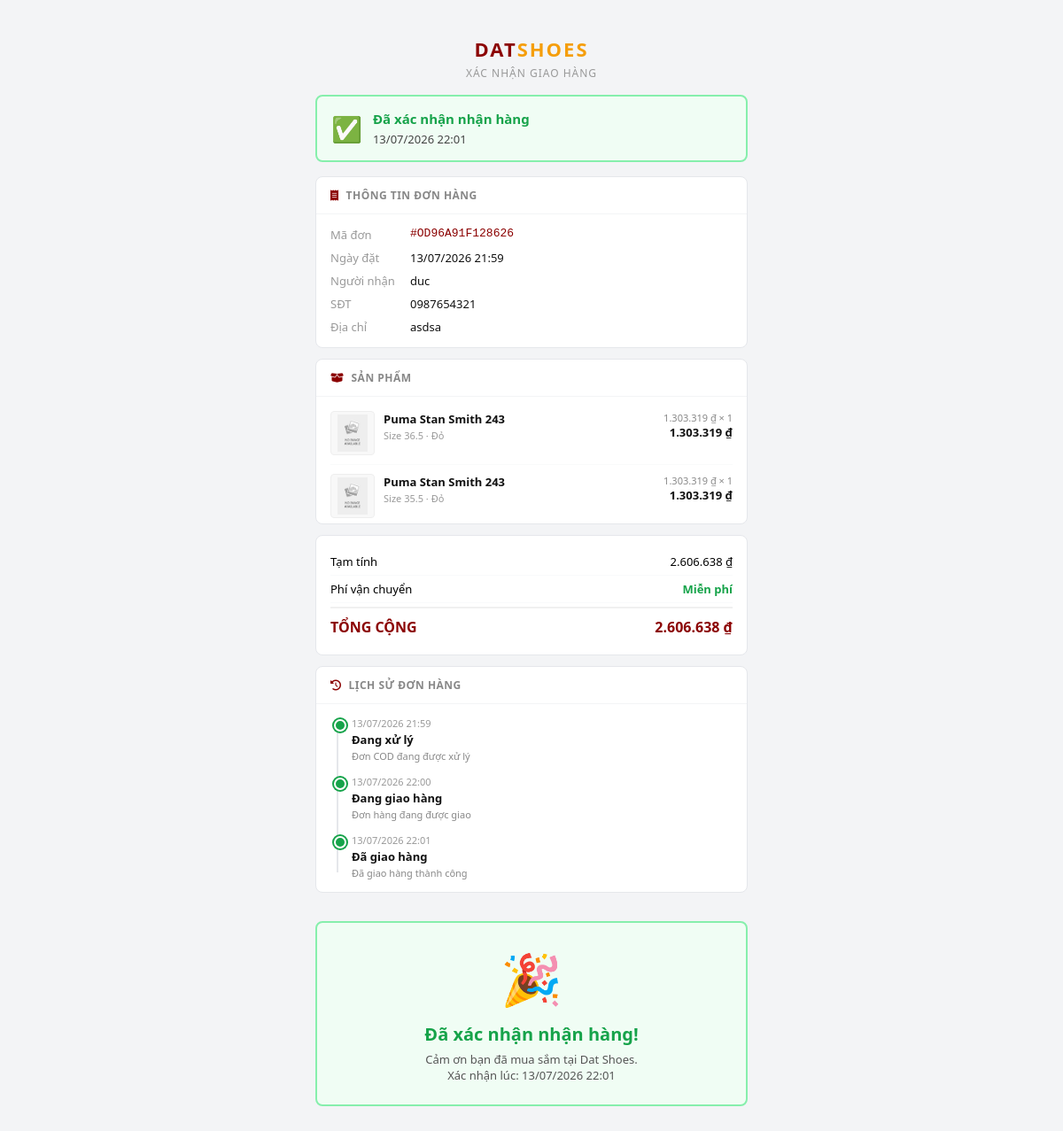
/cart/orders/OD96A91F128626/confirm-delivery/, run on the app's committed database.
### apps/cart/models.py (models this page shows, shortened)
class Order(models.Model):
    class PaymentStatus(models.TextChoices):
        PENDING = 'pending', 'Chờ thanh toán'
        PAID    = 'paid',    'Đã thanh toán'
        FAILED  = 'failed',  'Thanh toán thất bại'
    class OrderStatus(models.TextChoices):
        NEW        = 'new',        'Mới tạo'
        PROCESSING = 'processing', 'Đang xử lý'
        SHIPPED    = 'shipped',    'Đang giao hàng'
        DELIVERED  = 'delivered',  'Đã giao hàng'
        CANCELLED  = 'cancelled',  'Đã hủy'
    class Status(models.TextChoices):
        PENDING     = 'pending',     'Chờ thanh toán'
        PAID        = 'paid',        'Đã thanh toán'
        PROCESSING  = 'processing',  'Đang xử lý'
        SHIPPED     = 'shipped',     'Đang giao hàng'
        DELIVERED   = 'delivered',   'Đã giao hàng'
        FAILED      = 'failed',      'Thanh toán thất bại'
        CANCELLED   = 'cancelled',   'Đã hủy'
    class PaymentMethod(models.TextChoices):
        MOMO  = 'momo',  'MoMo'
        SEPAY = 'sepay', 'SePay'
        COD   = 'cod',   'COD'
    user = models.ForeignKey(
        settings.AUTH_USER_MODEL,
        on_delete=models.SET_NULL,
        null=True, blank=True,
        related_name='orders',
    )
    code        = models.CharField(max_length=32, unique=True, blank=True)
    full_name   = models.CharField(max_length=120, blank=True)
    phone       = models.CharField(max_length=20, blank=True)
    email       = models.EmailField(blank=True)
    address     = models.CharField(max_length=255, blank=True)
    note        = models.TextField(blank=True)
    total_amount    = models.DecimalField(max_digits=12, decimal_places=0)
    discount_amount = models.DecimalField(max_digits=12, decimal_places=0, default=0, verbose_name='Số tiền giảm')
    voucher      = models.ForeignKey('Voucher', on_delete=models.SET_NULL, null=True, blank=True, related_name='orders')
    voucher_code = models.CharField(max_length=50, blank=True, verbose_name='Mã voucher (lưu lại)')
    payment_status = models.CharField(
        max_length=20,
        choices=PaymentStatus.choices,
        default=PaymentStatus.PENDING,
        verbose_name='Trạng thái thanh toán',
    )
    order_status = models.CharField(
        max_length=20,
        choices=OrderStatus.choices,
        default=OrderStatus.NEW,
        verbose_name='Trạng thái đơn hàng',
    )
    status = models.CharField(
        max_length=20,
        choices=Status.choices,
        default=Status.PENDING,
        verbose_name='Trạng thái (legacy)',
    )
    payment_method = models.CharField(max_length=20, choices=PaymentMethod.choices, default=PaymentMethod.MOMO)
    delivered_at       = models.DateTimeField(null=True, blank=True, verbose_name='Thời gian nhận hàng')
    delivery_confirmed = models.BooleanField(default=False, verbose_name='Đã xác nhận nhận hàng')
    momo_order_id        = models.CharField(max_length=100, blank=True, unique=True, null=True)
    momo_request_id      = models.CharField(max_length=100, blank=True, unique=True, null=True)
    momo_trans_id        = models.CharField(max_length=100, blank=True, null=True)
    momo_result_code     = models.IntegerField(blank=True, null=True)
    momo_message         = models.CharField(max_length=255, blank=True)
    momo_pay_url         = models.URLField(blank=True)
    momo_response_payload = models.TextField(blank=True)
    sepay_invoice_number = models.CharField(max_length=64, blank=True, verbose_name='SePay invoice number')
    sepay_transaction_id = models.CharField(max_length=100, blank=True, null=True, verbose_name='SePay transaction ID')
    sepay_pay_url        = models.URLField(blank=True, verbose_name='SePay checkout URL')
    sepay_status         = models.CharField(max_length=32, blank=True, verbose_name='SePay order status')
    sepay_ipn_payload    = models.TextField(blank=True, verbose_name='SePay IPN raw payload')
    created_at = models.DateTimeField(auto_now_add=True)
    updated_at = models.DateTimeField(auto_now=True)
    class Meta:
        ordering = ['-created_at']
        verbose_name = 'Đơn hàng'
        verbose_name_plural = 'Đơn hàng'

class OrderItem(models.Model):
    order        = models.ForeignKey(Order, on_delete=models.CASCADE, related_name='items')
    product      = models.ForeignKey('products.Product', on_delete=models.SET_NULL, null=True, blank=True)
    variant      = models.ForeignKey(
        'products.ProductVariant', on_delete=models.SET_NULL,
        null=True, blank=True, verbose_name='Biến thể (size/màu)',
    )
    product_name = models.CharField(max_length=200)
    price        = models.DecimalField(max_digits=12, decimal_places=0)
    quantity     = models.PositiveIntegerField(default=1)
    class Meta:
        verbose_name = 'Chi tiết đơn hàng'
        verbose_name_plural = 'Chi tiết đơn hàng'
    @property
    def subtotal(self):
        price = self.price if self.price is not None else Decimal("0")
        quantity = self.quantity if self.quantity is not None else 0
        return price * quantity

class OrderStatusLog(models.Model):
    order      = models.ForeignKey(Order, on_delete=models.CASCADE, related_name='status_logs')
    status     = models.CharField(max_length=20, choices=Order.Status.choices)
    note       = models.CharField(max_length=255, blank=True)
    created_by = models.CharField(max_length=100, blank=True, verbose_name='Thực hiện bởi')
    created_at = models.DateTimeField(auto_now_add=True)
    class Meta:
        ordering = ['created_at']
        verbose_name = 'Lịch sử trạng thái'
        verbose_name_plural = 'Lịch sử trạng thái'

### apps/products/models.py (models this page shows, shortened)
class ProductVariant(models.Model):
    product = models.ForeignKey(
        Product, on_delete=models.CASCADE, related_name='variants')
    size = models.ForeignKey(
        Size, on_delete=models.CASCADE, verbose_name="Size",
        related_name='variants'
    )
    color = models.ForeignKey(
        Color, on_delete=models.SET_NULL, null=True, blank=True,
        verbose_name="Màu sắc"
    )
    sku = models.CharField(max_length=50, unique=True,
                           blank=True, verbose_name="Mã SKU")
    stock = models.PositiveIntegerField(default=0, verbose_name="Tồn kho")
    price = models.DecimalField(
        max_digits=12, decimal_places=0, blank=True, null=True,
        verbose_name="Giá (để trống = theo sản phẩm)")
    image = models.ImageField(
        upload_to='products/variants/', blank=True, null=True,
        verbose_name="Ảnh riêng")
    is_active = models.BooleanField(default=True)
    class Meta:
        verbose_name = "Biến thể"
        verbose_name_plural = "Biến thể"
        unique_together = ('product', 'size', 'color')
        ordering = ['size__order', 'size__name']

class Size(models.Model):
    name = models.CharField(max_length=10, unique=True, verbose_name="Size")
    order = models.PositiveSmallIntegerField(
        default=0, verbose_name="Thứ tự hiển thị",
        help_text="Số nhỏ hơn hiển thị trước (35 → 0, 35.5 → 1, 36 → 2...)"
    )
    class Meta:
        verbose_name = "Kích thước"
        verbose_name_plural = "Kích thước"
        ordering = ['order', 'name']

class Color(models.Model):
    name = models.CharField(max_length=50, unique=True)
    hex_code = models.CharField(
        max_length=7, blank=True, help_text="Ví dụ: #FF0000")
    class Meta:
        verbose_name = "Màu sắc"
        verbose_name_plural = "Màu sắc"
        ordering = ['name']

### apps/cart/views.py (the view, shortened to what this page needs)
# urls.py: path('orders/<str:code>/confirm-delivery/', views.order_qr_confirm, name='order_qr_confirm'),
def order_qr_confirm(request, code):
    order = get_object_or_404(Order, code=code)
    already_confirmed = order.delivery_confirmed
    valid_statuses = (Order.OrderStatus.SHIPPED,)
    is_owner = (
        request.user.is_authenticated and order.user and request.user == order.user
    )
    is_shipper = request.user.is_authenticated and (
        request.user.has_perm("cart.view_order")
        or request.user.has_perm("cart.change_order")
    )
    can_confirm = (
        (is_owner or is_shipper)
        and not already_confirmed
        and order.order_status in valid_statuses
    )
    tracking_steps = _build_customer_tracking_steps(order)
    return render(
        request,
        "orders/order_qr_confirm.html",
        {
            "order": order,
            "already_confirmed": already_confirmed,
            "can_confirm": can_confirm,
            "is_owner": is_owner,
            "is_shipper": is_shipper,
            "tracking_steps": tracking_steps,
        },
    )

### templates/orders/order_qr_confirm.html (shortened to what this page needs)
{% load static %}
{% load format_money %}
<!DOCTYPE html>
<html lang="vi">
<head>
<link rel="stylesheet" href="https://cdnjs.cloudflare.com/ajax/libs/font-awesome/6.6.0/css/all.min.css" />
</head>
<body>
<div class="page">
  <div class="header">
    <div class="logo">DAT<span>SHOES</span></div>
    <div class="sub">XÁC NHẬN GIAO HÀNG</div>
  </div>
  {% if already_confirmed %}
  <div class="status-banner delivered">
    <div class="icon">✅</div>
    <div class="text">
      <strong>Đã xác nhận nhận hàng</strong>
      {% if order.delivered_at %}{{ order.delivered_at|date:"d/m/Y H:i" }}{% endif %}
    </div>
  </div>
  {% endif %}
  <div class="card">
    <div class="card-header"><i class="fas fa-receipt"></i> Thông tin đơn hàng</div>
    <div class="card-body">
      <div class="info-row">
        <span class="info-label">Mã đơn</span>
        <span class="info-value" style="font-family:monospace; color:#8b0000;">#{{ order.code }}</span>
      </div>
      <div class="info-row">
        <span class="info-label">Ngày đặt</span>
        <span class="info-value">{{ order.created_at|date:"d/m/Y H:i" }}</span>
      </div>
      <div class="info-row">
        <span class="info-label">Người nhận</span>
        <span class="info-value">{{ order.full_name }}</span>
      </div>
      <div class="info-row">
        <span class="info-label">SĐT</span>
        <span class="info-value">{{ order.phone }}</span>
      </div>
      {% if order.address %}
      <div class="info-row">
        <span class="info-label">Địa chỉ</span>
        <span class="info-value">{{ order.address }}</span>
      </div>
      {% endif %}
    </div>
  </div>
  <div class="card">
    <div class="card-header"><i class="fas fa-box-open"></i> Sản phẩm</div>
    <div class="card-body" style="padding-top:6px; padding-bottom:6px;">
      {% for item in order.items.all %}
      <div class="item-row">
        {% if item.product and item.product.images.first %}
        <img class="item-img" src="{{ item.product.images.first.image.url }}" alt="{{ item.product_name }}">
        {% else %}
        <img class="item-img" src="{% static 'images/no-image.jpg' %}" alt="{{ item.product_name }}">
        {% endif %}
        <div class="item-info">
          <div class="item-name">{{ item.product_name }}</div>
          {% if item.variant %}
          <div class="item-meta">
            {% if item.variant.size %}Size {{ item.variant.size.name }}{% endif %}
            {% if item.variant.color %} · {{ item.variant.color.name }}{% endif %}
          </div>
          {% endif %}
        </div>
        <div class="item-price">
          <div class="unit">{{ item.price|vnd }} × {{ item.quantity }}</div>
          <div class="sub">{{ item.subtotal|vnd }}</div>
        </div>
      </div>
      {% endfor %}
    </div>
  </div>
  <div class="card">
    <div class="card-body">
      <div class="total-row">
        <span>Tạm tính</span>
        <span>{{ order.total_amount|vnd }}</span>
      </div>
      <div class="total-row">
        <span>Phí vận chuyển</span>
        <span style="color:#16a34a; font-weight:600;">Miễn phí</span>
      </div>
      <div class="total-row grand">
        <span>TỔNG CỘNG</span>
        <span>{{ order.total_amount|vnd }}</span>
      </div>
    </div>
  </div>
  <div class="card">
    <div class="card-header"><i class="fas fa-history"></i> Lịch sử đơn hàng</div>
    <div class="card-body">
      <div class="timeline">
        {% for step in tracking_steps %}
        <div class="tl-item {{ step.state }}">
          <div class="tl-dot"></div>
          {% if step.created_at %}
          <div class="tl-time">{{ step.created_at|date:"d/m/Y H:i" }}</div>
          {% endif %}
          <div class="tl-label">{{ step.label }}</div>
          {% if step.note and step.state != 'future' %}
          <div class="tl-note">{{ step.note }}</div>
          {% endif %}
        </div>
        {% endfor %}
      </div>
    </div>
  </div>
  <div class="confirm-section">
    {% if already_confirmed %}
    <div class="confirmed-box">
      <div class="big-icon">🎉</div>
      <h2>Đã xác nhận nhận hàng!</h2>
      <p>
        Cảm ơn bạn đã mua sắm tại Dat Shoes.<br>
        {% if order.delivered_at %}
        Xác nhận lúc: {{ order.delivered_at|date:"d/m/Y H:i" }}
        {% endif %}
      </p>
    </div>
    {% elif order.user and user != order.user and not is_shipper %}
    <div class="confirm-warning" style="background:#fee2e2;border-color:#fecaca;color:#991b1b;">
      🔒 Chỉ chủ đơn hàng hoặc shipper có quyền xem/sửa đơn hàng mới có thể xác nhận.
    </div>
    {% else %}
    <div class="confirm-warning">
      Đơn hàng chưa ở trạng thái có thể xác nhận ({{ order.get_order_status_display }}).
    </div>
    {% endif %}
  </div>
</div>
</body>
</html>

### data on the page
Order: delivered_at "13/07/2026 22:01", code "OD96A91F128626", created_at "13/07/2026 21:59", full_name "duc", phone "0987654321", address "asdsa", total_amount|vnd "2.606.638 ₫"
OrderItem: product_name "Puma Stan Smith 243", variant.size.name "36.5", variant.color.name "Đỏ", price|vnd "1.303.319 ₫", quantity "1", subtotal|vnd "1.303.319 ₫"
OrderItem: product_name "Puma Stan Smith 243", variant.size.name "35.5", variant.color.name "Đỏ", price|vnd "1.303.319 ₫", quantity "1", subtotal|vnd "1.303.319 ₫"
OrderStatusLog: created_at "13/07/2026 21:59", note "Đơn COD đang được xử lý"
OrderStatusLog: created_at "13/07/2026 22:00", note "Đơn hàng đang được giao"
OrderStatusLog: created_at "13/07/2026 22:01", note "Đã giao hàng thành công"

### other printed values
{{ step.label }} "Đang xử lý" "Đang giao hàng" "Đã giao hàng"
